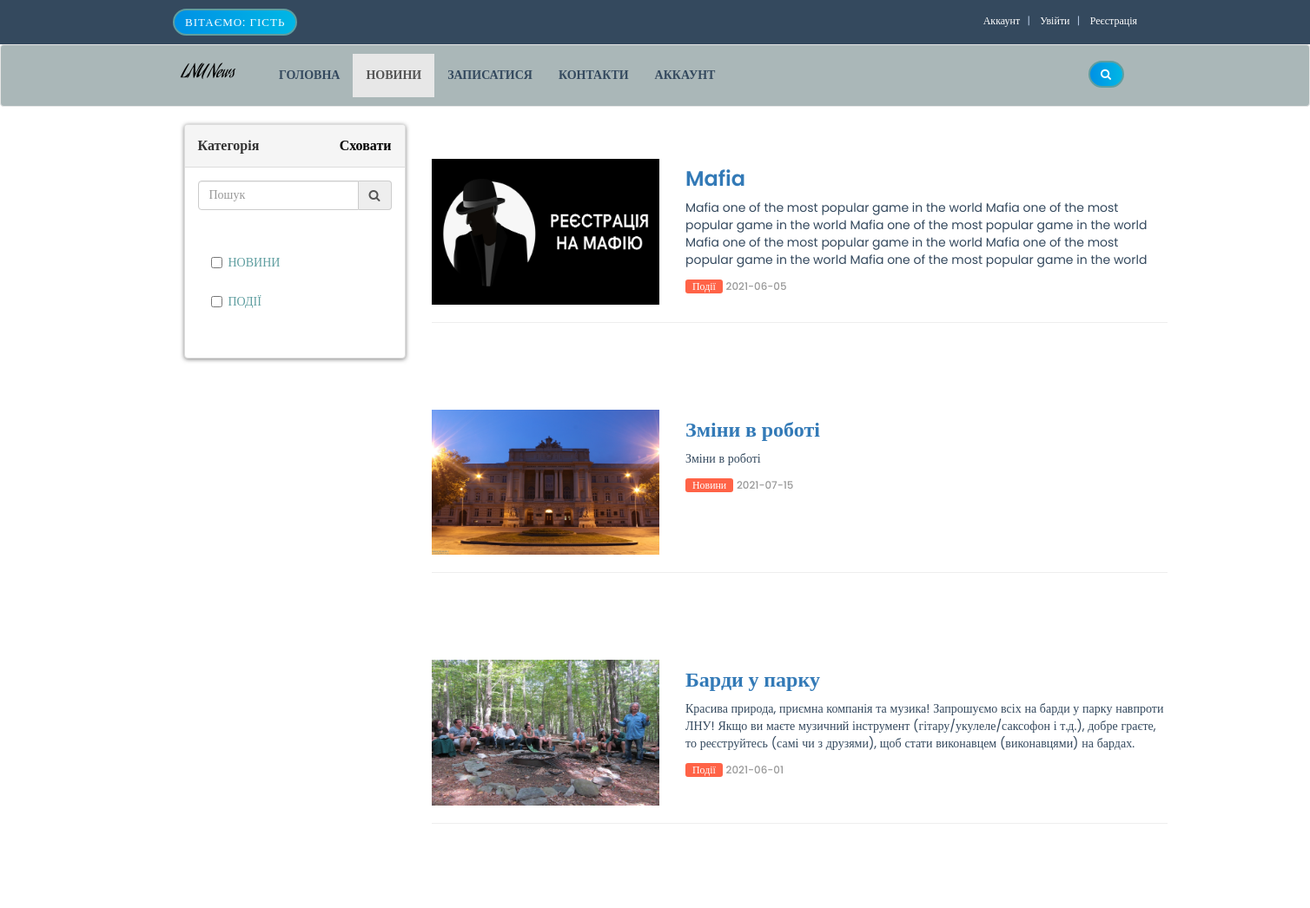
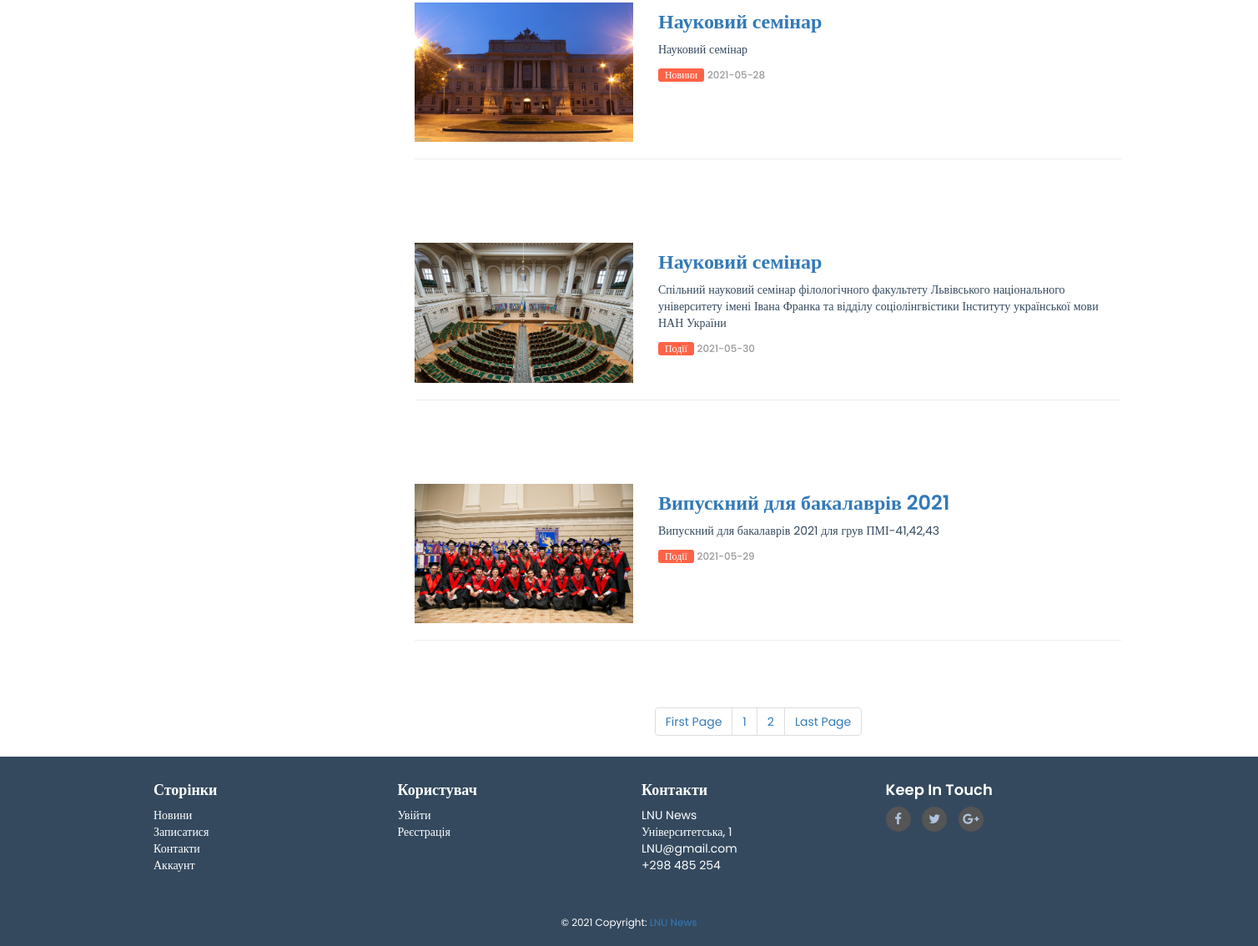
The page /shop.php on the database its author committed (2 pictures, top to bottom).
### tables this page shows
CREATE TABLE `event_categories` (
  `e_cat_id` int(10) NOT NULL,
  `e_cat_title` text NOT NULL,
  `e_cat_desc` text NOT NULL
);

CREATE TABLE `events` (
  `event_id` int(10) NOT NULL,
  `e_cat_id` int(10) NOT NULL,
  `cat_id` int(10) NOT NULL,
  `date` timestamp NOT NULL DEFAULT current_timestamp() ON UPDATE current_timestamp(),
  `event_title` text NOT NULL,
  `event_img1` text NOT NULL,
  `event_keywords` text NOT NULL,
  `event_desc` text NOT NULL
);

### functions/functions.php (the view, shortened to what this page needs)
<?php
$db = mysqli_connect("localhost","root","","lnu-news");
function getPagination(){
    global $db;
    $per_page=6;
    $aWhere = array();
    $aPath = '';
    $sWhere = (count($aWhere)>0?' WHERE '.implode(' or ',$aWhere):'');
    $query = "select * from events".$sWhere;
    $result = mysqli_query($db,$query);
    $total_records = mysqli_num_rows($result);
    $total_pages = ceil($total_records / $per_page);
    echo "<li> <a href='shop.php?page=1";
    if(!empty($aPath)){
        echo "&".$aPath;
    }
    echo "'>".'First Page'."</a></li>";
    for($i=1; $i<=$total_pages; $i++){
        echo "<li> <a href='shop.php?page=".$i.(!empty($aPath)?'&'.$aPath:'')."'>".$i."</a></li>";
    };
    echo "<li> <a href='shop.php?page=$total_pages";
    if(!empty($aPath)){
        echo "&".$aPath;
    }
    echo "'>".'Last Page'."</a></li>";
}
function getProducts(){
    global $db;
    $aWhere = array();
    $per_page=6;
    if(isset($_GET['page'])){
        $page = $_GET['page'];
    }else{
        $page=1;
    }
    $start_from = ($page-1) * $per_page;
    $sLimit = " order by 1 DESC LIMIT $start_from,$per_page";
    $sWhere = (count($aWhere)>0?' WHERE '.implode(' or ',$aWhere):'').$sLimit;
    $get_events = "select * from events ".$sWhere;
    $run_events = mysqli_query($db,$get_events);
    while($row_events=mysqli_fetch_array($run_events)){
        $event_id = $row_events['event_id'];
        $event_title = $row_events['event_title'];
        $event_desc = $row_events['event_desc'];
        $event_img1 = $row_events['event_img1'];
        $event_date = date('Y-m-d', strtotime($row_events['date']));
        $event_e_cat_id = $row_events['e_cat_id'];
        $get_e_cat_id = "select * from event_categories where e_cat_id='$event_e_cat_id'";
        $run_e_cat_id = mysqli_query($db,$get_e_cat_id);
        while($row_e_cat_id = mysqli_fetch_array($run_e_cat_id)){
            $event_category = $row_e_cat_id['e_cat_title'];
        }
        echo "
        <section class='section'>
            <div class='container'>
                <div class='row'>
                    <div class='col-lg-9 col-md-12 col-sm-12 col-xs-12'>
                        <div class='page-wrapper'>
                            <div class='blog-list clearfix'>
                                <div class='blog-box row'>
                                    <div class='col-md-4'>
                                        <div class='post-media'>
                                            <a href='details.php?event_id=$event_id'>
                                                <img src='admin_area/product_images/$event_img1' alt='' class='img-responsive'>
                                                <div class='hovereffect'></div>
                                            </a>
                                        </div>
                                    </div>
                                    <div class='blog-meta big-meta col-md-8'>
                                        <h4><a href='details.php?event_id=$event_id'>$event_title</a></h4>
                                        <p>$event_desc</p>
                                        <small class='firstsmall'><a class='bg-orange' href='details.php?event_id=$event_id'>$event_category</a></small>
                                        <small><a href='details.php?event_id=$event_id'>$event_date</a></small>
                                    </div>
                                </div>
                                <hr class='invis'>
                            </div>
                        </div>
                    </div>
                </div>
            </div>
        </section>
        ";
    }
}
?>

### sidebar.php (shortened to what this page needs)
<?php
$aCat = array();
?>
<div class="panel panel-default sidebar-menu">
    <div class="panel-heading">
        <h3 class="panel-title">
            Категорія
            <div class="pull-right">
                <a href="JavaScript:Void(0);" style="color:black;">
                    <span class="nav-toggle hide-show">
                        Сховати
                    </span>
                </a>
            </div>
        </h3>
    </div>
    <div class="panel-collapse collapse-data">
        <div class="panel-body">
            <div class="input-group">
                <input type="text" class="form-control" id="dev-table-filter" data-filters="#dev-cat" data-action="filter" placeholder="Пошук">
                    <a class="input-group-addon">
                        <i class="fa fa-search"></i>
                    </a>
            </div>
            </div>
        <div class="panel-body scroll-menu">
            <ul class="nav nav-pills nav-stacked category-menu" id="dev-cat">
                <?php
                $get_cat = "select * from event_categories";
                $run_cat = mysqli_query($con,$get_cat);
                while($row_cat=mysqli_fetch_array($run_cat)){
                    $cat_id = $row_cat['e_cat_id'];
                    $cat_title = $row_cat['e_cat_title'];
                    echo "
                    <li class='checkbox checkbox-primary'>
                        <a>
                            <label>
                                <input ";
                                if(isset($aCat[$cat_id])){
                                    echo "checked='checked'";
                                }
                                echo " value='$cat_id' type='checkbox' class='get_cat' name='cat'>
                                <span>
                                $cat_title
                                </span>
                            </label>
                        </a>
                    </li>
                    ";
                }
                ?>
            </ul>
        </div>
    </div>
</div>

### styles/style.css (style rules this page uses)
body { font-size: 14px; line-height: 1.42857143; color: #34495E; background: #ffffff; overflow-x: hidden; }
#content .panel.sidebar-menu { box-sizing: border-box; box-shadow: 0px 1px 5px rgba(0, 0, 0, .5); }
#content .panel.sidebar-menu ul.nav.category-menu { margin-bottom: 20px; }
#content .panel.sidebar-menu ul.nav.category-menu li a { text-transform: uppercase; font-weight: 600; color: #5F9EA0; }
#content .panel.sidebar-menu h3 { padding: 5px 0px; margin: 0px; }
.section { padding: 4rem 0; display: block; position: relative; background-color: #ffffff; }
.post-media img, .masonry-box img { -webkit-transition: all .3s ease-in-out; -moz-transition: all .3s ease-in-out; -ms-transition: all .3s ease-in-out; -o-transition: all .3s ease-in-out; transition: all .3s ease-in-out; -webkit-transform: scale(1); -moz-transform: scale(1); -ms-transform: scale(1); -o-transform: scale(1); transform: scale(1); }

### styles/version/tech.css (style rules this page uses)
body { background-color: #ffffff; }
h1, h2, h3, h4, h5, body, .navbar-toggleable-md .navbar-nav .nav-link, .market-header, .btn, .dropdown-item, .form-control, p { font-family: 'Poppins', serif !important; }
h1, h2, h3, h4, h5 { font-weight: 600; }
.blog-meta.big-meta h4 { font-size: 24px; }
.blog-meta small a, .blog-meta small { font-weight: 500; color: #999 !important; }
.blog-meta .bg-orange { color: #ffffff !important; padding: 0 0.8rem; border-radius: 3px; }
.blog-meta small.firstsmall:after { content: "" !important; padding-left: 0; }
.bg-orange { background-color: #FF6347 !important; }

### rows shown on the page
event_categories: e_cat_title "НОВИНИ"
event_categories: e_cat_title "ПОДІЇ"
events: event_img1 (picture), event_title "Mafia", event_desc "Mafia one of the most popular game in the world Mafia one of the most popular game in the world Mafia one of the most popular game in the world Mafia one of the most popular game in the world Mafia one of the most popular game in the world Mafia one of the most popular game in the world", e_cat.e_cat_title "Події", date "2021-06-05"
events: event_img1 (picture), event_title "Зміни в роботі", event_desc "Зміни в роботі", e_cat.e_cat_title "Новини", date "2021-07-15"
events: event_img1 (picture), event_title "Барди у парку", event_desc "Красива природа, приємна компанія та музика! Запрошуємо всіх на барди у парку навпроти ЛНУ! Якщо ви маєте музичний інструмент (гітару/укулеле/саксофон і т.д.), добре граєте, то реєструйтесь (самі чи з друзями), щоб стати виконавцем (виконавцями) на бардах.", e_cat.e_cat_title "Події", date "2021-06-01"
events: event_img1 (picture), event_title "Науковий семінар", event_desc "Науковий семінар", e_cat.e_cat_title "Новини", date "2021-05-28"
events: event_img1 (picture), event_title "Науковий семінар", event_desc "Спільний науковий семінар філологічного факультету Львівського національного університету імені Івана Франка та відділу соціолінгвістики Інституту української мови НАН України", e_cat.e_cat_title "Події", date "2021-05-30"
events: event_img1 (picture), event_title "Випускний для бакалаврів 2021", event_desc "Випускний для бакалаврів 2021 для грув ПМІ-41,42,43", e_cat.e_cat_title "Події", date "2021-05-29"
